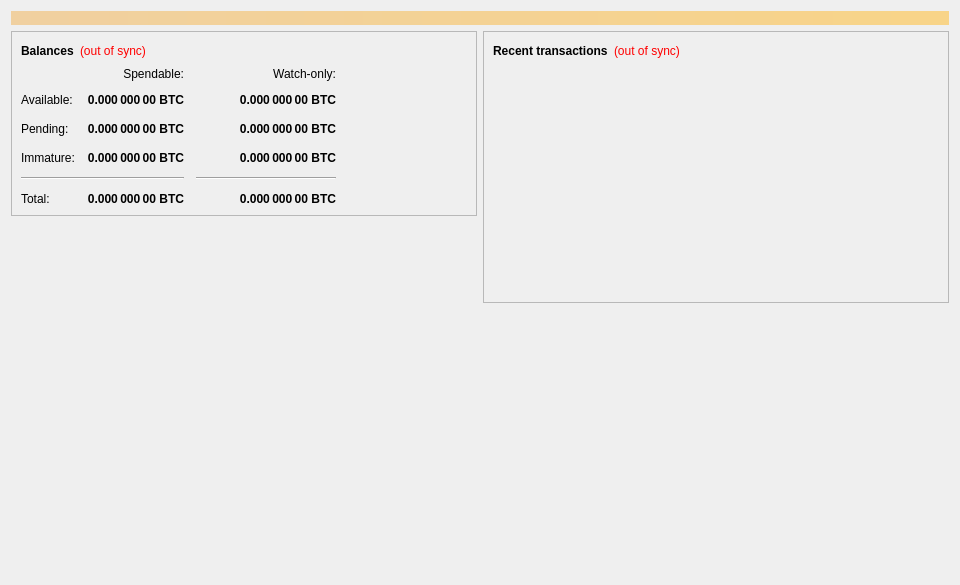
<?xml version="1.0" encoding="UTF-8"?>
<ui version="4.0">
 <class>OverviewPage</class>
 <widget class="QWidget" name="OverviewPage">
  <property name="geometry">
   <rect>
    <x>0</x>
    <y>0</y>
    <width>960</width>
    <height>585</height>
   </rect>
  </property>
  <property name="minimumSize">
   <size>
    <width>960</width>
    <height>0</height>
   </size>
  </property>
  <property name="windowTitle">
   <string>Form</string>
  </property>
  <layout class="QVBoxLayout" name="topLayout">
   <item>
    <widget class="QLabel" name="labelAlerts">
     <property name="visible">
      <bool>false</bool>
     </property>
     <property name="styleSheet">
      <string notr="true">background-color: qlineargradient(x1: 0, y1: 0, x2: 1, y2: 0, stop:0 #F0D0A0, stop:1 #F8D488); color:#000000;</string>
     </property>
     <property name="wordWrap">
      <bool>true</bool>
     </property>
     <property name="margin">
      <number>3</number>
     </property>
    </widget>
   </item>
   <item>
    <layout class="QHBoxLayout" name="horizontalLayout" stretch="1,1">
     <item>
      <layout class="QVBoxLayout" name="verticalLayout_2">
       <item>
        <widget class="QFrame" name="frame">
         <property name="frameShape">
          <enum>QFrame::StyledPanel</enum>
         </property>
         <property name="frameShadow">
          <enum>QFrame::Raised</enum>
         </property>
         <layout class="QVBoxLayout" name="verticalLayout_4">
          <item>
           <layout class="QHBoxLayout" name="horizontalLayout_4">
            <item>
             <widget class="QLabel" name="label_5">
              <property name="font">
               <font>
                <weight>75</weight>
                <bold>true</bold>
               </font>
              </property>
              <property name="text">
               <string>Balances</string>
              </property>
             </widget>
            </item>
            <item>
             <widget class="QLabel" name="labelWalletStatus">
              <property name="toolTip">
               <string>The displayed information may be out of date. Your wallet automatically synchronizes with the Ulm network after a connection is established, but this process has not completed yet.</string>
              </property>
              <property name="styleSheet">
               <string notr="true">QLabel { color: red; }</string>
              </property>
              <property name="text">
               <string notr="true">(out of sync)</string>
              </property>
              <property name="alignment">
               <set>Qt::AlignLeading|Qt::AlignLeft|Qt::AlignVCenter</set>
              </property>
             </widget>
            </item>
            <item>
             <spacer name="horizontalSpacer_3">
              <property name="orientation">
               <enum>Qt::Horizontal</enum>
              </property>
              <property name="sizeHint" stdset="0">
               <size>
                <width>40</width>
                <height>20</height>
               </size>
              </property>
             </spacer>
            </item>
           </layout>
          </item>
          <item>
           <layout class="QGridLayout" name="gridLayout">
            <property name="spacing">
             <number>12</number>
            </property>
            <item row="2" column="2">
             <widget class="QLabel" name="labelWatchPending">
              <property name="font">
               <font>
                <weight>75</weight>
                <bold>true</bold>
               </font>
              </property>
              <property name="cursor">
               <cursorShape>IBeamCursor</cursorShape>
              </property>
              <property name="toolTip">
               <string>Unconfirmed transactions to watch-only addresses</string>
              </property>
              <property name="text">
               <string notr="true">0.000 000 00 BTC</string>
              </property>
              <property name="alignment">
               <set>Qt::AlignRight|Qt::AlignTrailing|Qt::AlignVCenter</set>
              </property>
              <property name="textInteractionFlags">
               <set>Qt::LinksAccessibleByMouse|Qt::TextSelectableByKeyboard|Qt::TextSelectableByMouse</set>
              </property>
             </widget>
            </item>
            <item row="2" column="1">
             <widget class="QLabel" name="labelUnconfirmed">
              <property name="font">
               <font>
                <weight>75</weight>
                <bold>true</bold>
               </font>
              </property>
              <property name="cursor">
               <cursorShape>IBeamCursor</cursorShape>
              </property>
              <property name="toolTip">
               <string>Total of transactions that have yet to be confirmed, and do not yet count toward the spendable balance</string>
              </property>
              <property name="text">
               <string notr="true">0.000 000 00 BTC</string>
              </property>
              <property name="alignment">
               <set>Qt::AlignRight|Qt::AlignTrailing|Qt::AlignVCenter</set>
              </property>
              <property name="textInteractionFlags">
               <set>Qt::LinksAccessibleByMouse|Qt::TextSelectableByKeyboard|Qt::TextSelectableByMouse</set>
              </property>
             </widget>
            </item>
            <item row="3" column="2">
             <widget class="QLabel" name="labelWatchImmature">
              <property name="font">
               <font>
                <weight>75</weight>
                <bold>true</bold>
               </font>
              </property>
              <property name="cursor">
               <cursorShape>IBeamCursor</cursorShape>
              </property>
              <property name="toolTip">
               <string>Mined balance in watch-only addresses that has not yet matured</string>
              </property>
              <property name="text">
               <string notr="true">0.000 000 00 BTC</string>
              </property>
              <property name="alignment">
               <set>Qt::AlignRight|Qt::AlignTrailing|Qt::AlignVCenter</set>
              </property>
              <property name="textInteractionFlags">
               <set>Qt::LinksAccessibleByMouse|Qt::TextSelectableByKeyboard|Qt::TextSelectableByMouse</set>
              </property>
             </widget>
            </item>
            <item row="4" column="0" colspan="2">
             <widget class="Line" name="lineSpendableBalance">
              <property name="orientation">
               <enum>Qt::Horizontal</enum>
              </property>
             </widget>
            </item>
            <item row="4" column="2">
             <widget class="Line" name="lineWatchBalance">
              <property name="sizePolicy">
               <sizepolicy hsizetype="Preferred" vsizetype="Fixed">
                <horstretch>0</horstretch>
                <verstretch>0</verstretch>
               </sizepolicy>
              </property>
              <property name="minimumSize">
               <size>
                <width>140</width>
                <height>0</height>
               </size>
              </property>
              <property name="orientation">
               <enum>Qt::Horizontal</enum>
              </property>
             </widget>
            </item>
            <item row="5" column="0">
             <widget class="QLabel" name="labelTotalText">
              <property name="text">
               <string>Total:</string>
              </property>
             </widget>
            </item>
            <item row="3" column="1">
             <widget class="QLabel" name="labelImmature">
              <property name="font">
               <font>
                <weight>75</weight>
                <bold>true</bold>
               </font>
              </property>
              <property name="cursor">
               <cursorShape>IBeamCursor</cursorShape>
              </property>
              <property name="toolTip">
               <string>Mined balance that has not yet matured</string>
              </property>
              <property name="text">
               <string notr="true">0.000 000 00 BTC</string>
              </property>
              <property name="alignment">
               <set>Qt::AlignRight|Qt::AlignTrailing|Qt::AlignVCenter</set>
              </property>
              <property name="textInteractionFlags">
               <set>Qt::LinksAccessibleByMouse|Qt::TextSelectableByKeyboard|Qt::TextSelectableByMouse</set>
              </property>
             </widget>
            </item>
            <item row="2" column="3">
             <spacer name="horizontalSpacer_2">
              <property name="orientation">
               <enum>Qt::Horizontal</enum>
              </property>
              <property name="sizeHint" stdset="0">
               <size>
                <width>40</width>
                <height>20</height>
               </size>
              </property>
             </spacer>
            </item>
            <item row="3" column="0">
             <widget class="QLabel" name="labelImmatureText">
              <property name="text">
               <string>Immature:</string>
              </property>
             </widget>
            </item>
            <item row="5" column="1">
             <widget class="QLabel" name="labelTotal">
              <property name="font">
               <font>
                <weight>75</weight>
                <bold>true</bold>
               </font>
              </property>
              <property name="cursor">
               <cursorShape>IBeamCursor</cursorShape>
              </property>
              <property name="toolTip">
               <string>Your current total balance</string>
              </property>
              <property name="text">
               <string notr="true">0.000 000 00 BTC</string>
              </property>
              <property name="alignment">
               <set>Qt::AlignRight|Qt::AlignTrailing|Qt::AlignVCenter</set>
              </property>
              <property name="textInteractionFlags">
               <set>Qt::LinksAccessibleByMouse|Qt::TextSelectableByKeyboard|Qt::TextSelectableByMouse</set>
              </property>
             </widget>
            </item>
            <item row="5" column="2">
             <widget class="QLabel" name="labelWatchTotal">
              <property name="font">
               <font>
                <weight>75</weight>
                <bold>true</bold>
               </font>
              </property>
              <property name="cursor">
               <cursorShape>IBeamCursor</cursorShape>
              </property>
              <property name="toolTip">
               <string>Current total balance in watch-only addresses</string>
              </property>
              <property name="text">
               <string notr="true">0.000 000 00 BTC</string>
              </property>
              <property name="alignment">
               <set>Qt::AlignRight|Qt::AlignTrailing|Qt::AlignVCenter</set>
              </property>
              <property name="textInteractionFlags">
               <set>Qt::LinksAccessibleByMouse|Qt::TextSelectableByKeyboard|Qt::TextSelectableByMouse</set>
              </property>
             </widget>
            </item>
            <item row="0" column="2">
             <widget class="QLabel" name="labelWatchonly">
              <property name="text">
               <string>Watch-only:</string>
              </property>
              <property name="alignment">
               <set>Qt::AlignRight|Qt::AlignTrailing|Qt::AlignVCenter</set>
              </property>
             </widget>
            </item>
            <item row="1" column="0">
             <widget class="QLabel" name="labelBalanceText">
              <property name="text">
               <string>Available:</string>
              </property>
             </widget>
            </item>
            <item row="1" column="1">
             <widget class="QLabel" name="labelBalance">
              <property name="font">
               <font>
                <weight>75</weight>
                <bold>true</bold>
               </font>
              </property>
              <property name="cursor">
               <cursorShape>IBeamCursor</cursorShape>
              </property>
              <property name="toolTip">
               <string>Your current spendable balance</string>
              </property>
              <property name="text">
               <string notr="true">0.000 000 00 BTC</string>
              </property>
              <property name="alignment">
               <set>Qt::AlignRight|Qt::AlignTrailing|Qt::AlignVCenter</set>
              </property>
              <property name="textInteractionFlags">
               <set>Qt::LinksAccessibleByMouse|Qt::TextSelectableByKeyboard|Qt::TextSelectableByMouse</set>
              </property>
             </widget>
            </item>
            <item row="1" column="2">
             <widget class="QLabel" name="labelWatchAvailable">
              <property name="font">
               <font>
                <weight>75</weight>
                <bold>true</bold>
               </font>
              </property>
              <property name="cursor">
               <cursorShape>IBeamCursor</cursorShape>
              </property>
              <property name="toolTip">
               <string>Your current balance in watch-only addresses</string>
              </property>
              <property name="text">
               <string notr="true">0.000 000 00 BTC</string>
              </property>
              <property name="alignment">
               <set>Qt::AlignRight|Qt::AlignTrailing|Qt::AlignVCenter</set>
              </property>
              <property name="textInteractionFlags">
               <set>Qt::LinksAccessibleByMouse|Qt::TextSelectableByKeyboard|Qt::TextSelectableByMouse</set>
              </property>
             </widget>
            </item>
            <item row="2" column="0">
             <widget class="QLabel" name="labelPendingText">
              <property name="text">
               <string>Pending:</string>
              </property>
             </widget>
            </item>
            <item row="0" column="1">
             <widget class="QLabel" name="labelSpendable">
              <property name="text">
               <string>Spendable:</string>
              </property>
              <property name="alignment">
               <set>Qt::AlignRight|Qt::AlignTrailing|Qt::AlignVCenter</set>
              </property>
             </widget>
            </item>
           </layout>
          </item>
         </layout>
        </widget>
       </item>
       <item>
        <widget class="QFrame" name="framePrivateSend">
         <property name="layoutDirection">
          <enum>Qt::LeftToRight</enum>
         </property>
         <property name="frameShape">
          <enum>QFrame::StyledPanel</enum>
         </property>
         <property name="frameShadow">
          <enum>QFrame::Raised</enum>
         </property>
         <widget class="QWidget" name="">
          <layout class="QHBoxLayout" name="horizontalLayout_5">
           <item>
            <widget class="QLabel" name="labelPrivateSendHeader">
             <property name="font">
              <font>
               <weight>75</weight>
               <bold>true</bold>
              </font>
             </property>
             <property name="text">
              <string>PrivateSend</string>
             </property>
            </widget>
           </item>
           <item>
            <widget class="QLabel" name="labelPrivateSendSyncStatus">
             <property name="toolTip">
              <string>The displayed information may be out of date. Your wallet automatically synchronizes with the Ulm network after a connection is established, but this process has not completed yet.</string>
             </property>
             <property name="styleSheet">
              <string notr="true">QLabel { color: red; }</string>
             </property>
             <property name="text">
              <string notr="true">(out of sync)</string>
             </property>
             <property name="alignment">
              <set>Qt::AlignLeading|Qt::AlignLeft|Qt::AlignVCenter</set>
             </property>
            </widget>
           </item>
           <item>
            <spacer name="horizontalSpacer_4">
             <property name="orientation">
              <enum>Qt::Horizontal</enum>
             </property>
             <property name="sizeHint" stdset="0">
              <size>
               <width>40</width>
               <height>20</height>
              </size>
             </property>
            </spacer>
           </item>
          </layout>
         </widget>
         <widget class="QWidget" name="">
          <layout class="QFormLayout" name="privateSendFormLayout">
           <property name="fieldGrowthPolicy">
            <enum>QFormLayout::AllNonFixedFieldsGrow</enum>
           </property>
           <property name="horizontalSpacing">
            <number>11</number>
           </property>
           <property name="verticalSpacing">
            <number>12</number>
           </property>
           <item row="0" column="0">
            <widget class="QLabel" name="labelPrivateSendEnabledText">
             <property name="text">
              <string>Status:</string>
             </property>
            </widget>
           </item>
           <item row="0" column="1">
            <widget class="QLabel" name="labelPrivateSendEnabled">
             <property name="text">
              <string>Enabled/Disabled</string>
             </property>
            </widget>
           </item>
           <item row="1" column="0">
            <widget class="QLabel" name="labelCompletitionText">
             <property name="text">
              <string>Completion:</string>
             </property>
            </widget>
           </item>
           <item row="1" column="1">
            <widget class="QProgressBar" name="privateSendProgress">
             <property name="maximumSize">
              <size>
               <width>154</width>
               <height>16777215</height>
              </size>
             </property>
             <property name="value">
              <number>0</number>
             </property>
            </widget>
           </item>
           <item row="2" column="0">
            <widget class="QLabel" name="labelAnonymizedText">
             <property name="text">
              <string>PrivateSend Balance:</string>
             </property>
            </widget>
           </item>
           <item row="2" column="1">
            <widget class="QLabel" name="labelAnonymized">
             <property name="font">
              <font>
               <weight>75</weight>
               <bold>true</bold>
              </font>
             </property>
             <property name="text">
              <string notr="true">0 ULM</string>
             </property>
            </widget>
           </item>
           <item row="3" column="0">
            <widget class="QLabel" name="labelAmountAndRoundsText">
             <property name="text">
              <string>Amount and Rounds:</string>
             </property>
            </widget>
           </item>
           <item row="3" column="1">
            <widget class="QLabel" name="labelAmountRounds">
             <property name="text">
              <string>0 ULM / 0 Rounds</string>
             </property>
            </widget>
           </item>
           <item row="4" column="0">
            <widget class="QLabel" name="labelSubmittedDenomText">
             <property name="text">
              <string>Submitted Denom:</string>
             </property>
            </widget>
           </item>
           <item row="4" column="1">
            <widget class="QLabel" name="labelSubmittedDenom">
             <property name="toolTip">
              <string>The denominations you submitted to the Masternode.&lt;br&gt;To mix, other users must submit the exact same denominations.</string>
             </property>
             <property name="text">
              <string>n/a</string>
             </property>
            </widget>
           </item>
          </layout>
         </widget>
         <widget class="QWidget" name="">
          <layout class="QVBoxLayout" name="VerticalLayout_PS">
           <item>
            <widget class="QLabel" name="labelPrivateSendLastMessage">
             <property name="text">
              <string>(Last Message)</string>
             </property>
             <property name="alignment">
              <set>Qt::AlignLeading|Qt::AlignLeft|Qt::AlignTop</set>
             </property>
             <property name="wordWrap">
              <bool>true</bool>
             </property>
            </widget>
           </item>
           <item>
            <widget class="QPushButton" name="togglePrivateSend">
             <property name="sizePolicy">
              <sizepolicy hsizetype="MinimumExpanding" vsizetype="Fixed">
               <horstretch>0</horstretch>
               <verstretch>0</verstretch>
              </sizepolicy>
             </property>
             <property name="text">
              <string>Start/Stop Mixing</string>
             </property>
            </widget>
           </item>
           <item>
            <layout class="QHBoxLayout" name="horizontalLayout_debugbuttons">
             <item>
              <widget class="QPushButton" name="privateSendAuto">
               <property name="sizePolicy">
                <sizepolicy hsizetype="MinimumExpanding" vsizetype="Fixed">
                 <horstretch>0</horstretch>
                 <verstretch>0</verstretch>
                </sizepolicy>
               </property>
               <property name="toolTip">
                <string>Try to manually submit a PrivateSend request.</string>
               </property>
               <property name="text">
                <string>Try Mix</string>
               </property>
              </widget>
             </item>
             <item>
              <widget class="QPushButton" name="privateSendReset">
               <property name="sizePolicy">
                <sizepolicy hsizetype="MinimumExpanding" vsizetype="Fixed">
                 <horstretch>0</horstretch>
                 <verstretch>0</verstretch>
                </sizepolicy>
               </property>
               <property name="toolTip">
                <string>Reset the current status of PrivateSend (can interrupt PrivateSend if it's in the process of Mixing, which can cost you money!)</string>
               </property>
               <property name="autoFillBackground">
                <bool>false</bool>
               </property>
               <property name="text">
                <string>Reset</string>
               </property>
              </widget>
             </item>
             <item>
              <widget class="QPushButton" name="privateSendInfo">
               <property name="sizePolicy">
                <sizepolicy hsizetype="MinimumExpanding" vsizetype="Fixed">
                 <horstretch>0</horstretch>
                 <verstretch>0</verstretch>
                </sizepolicy>
               </property>
               <property name="toolTip">
                <string>Information about PrivateSend and Mixing</string>
               </property>
               <property name="text">
                <string>Info</string>
               </property>
              </widget>
             </item>
            </layout>
           </item>
          </layout>
         </widget>
        </widget>
       </item>
       <item>
        <spacer name="verticalSpacer">
         <property name="orientation">
          <enum>Qt::Vertical</enum>
         </property>
         <property name="sizeHint" stdset="0">
          <size>
           <width>20</width>
           <height>40</height>
          </size>
         </property>
        </spacer>
       </item>
      </layout>
     </item>
     <item>
      <layout class="QVBoxLayout" name="verticalLayout_3">
       <item>
        <widget class="QFrame" name="frame_2">
         <property name="frameShape">
          <enum>QFrame::StyledPanel</enum>
         </property>
         <property name="frameShadow">
          <enum>QFrame::Raised</enum>
         </property>
         <layout class="QVBoxLayout" name="verticalLayout">
          <item>
           <layout class="QHBoxLayout" name="horizontalLayout_2">
            <item>
             <widget class="QLabel" name="label_4">
              <property name="font">
               <font>
                <weight>75</weight>
                <bold>true</bold>
               </font>
              </property>
              <property name="text">
               <string>Recent transactions</string>
              </property>
             </widget>
            </item>
            <item>
             <widget class="QLabel" name="labelTransactionsStatus">
              <property name="toolTip">
               <string>The displayed information may be out of date. Your wallet automatically synchronizes with the Ulm network after a connection is established, but this process has not completed yet.</string>
              </property>
              <property name="styleSheet">
               <string notr="true">QLabel { color: red; }</string>
              </property>
              <property name="text">
               <string notr="true">(out of sync)</string>
              </property>
              <property name="alignment">
               <set>Qt::AlignLeading|Qt::AlignLeft|Qt::AlignVCenter</set>
              </property>
             </widget>
            </item>
            <item>
             <spacer name="horizontalSpacer">
              <property name="orientation">
               <enum>Qt::Horizontal</enum>
              </property>
              <property name="sizeHint" stdset="0">
               <size>
                <width>40</width>
                <height>20</height>
               </size>
              </property>
             </spacer>
            </item>
           </layout>
          </item>
          <item>
           <widget class="QListView" name="listTransactions">
            <property name="styleSheet">
             <string notr="true">QListView { background: transparent; }</string>
            </property>
            <property name="frameShape">
             <enum>QFrame::NoFrame</enum>
            </property>
            <property name="verticalScrollBarPolicy">
             <enum>Qt::ScrollBarAlwaysOff</enum>
            </property>
            <property name="horizontalScrollBarPolicy">
             <enum>Qt::ScrollBarAlwaysOff</enum>
            </property>
            <property name="selectionMode">
             <enum>QAbstractItemView::NoSelection</enum>
            </property>
           </widget>
          </item>
         </layout>
        </widget>
       </item>
       <item>
        <spacer name="verticalSpacer_2">
         <property name="orientation">
          <enum>Qt::Vertical</enum>
         </property>
         <property name="sizeHint" stdset="0">
          <size>
           <width>20</width>
           <height>40</height>
          </size>
         </property>
        </spacer>
       </item>
      </layout>
     </item>
    </layout>
   </item>
  </layout>
 </widget>
 <resources/>
 <connections/>
</ui>
